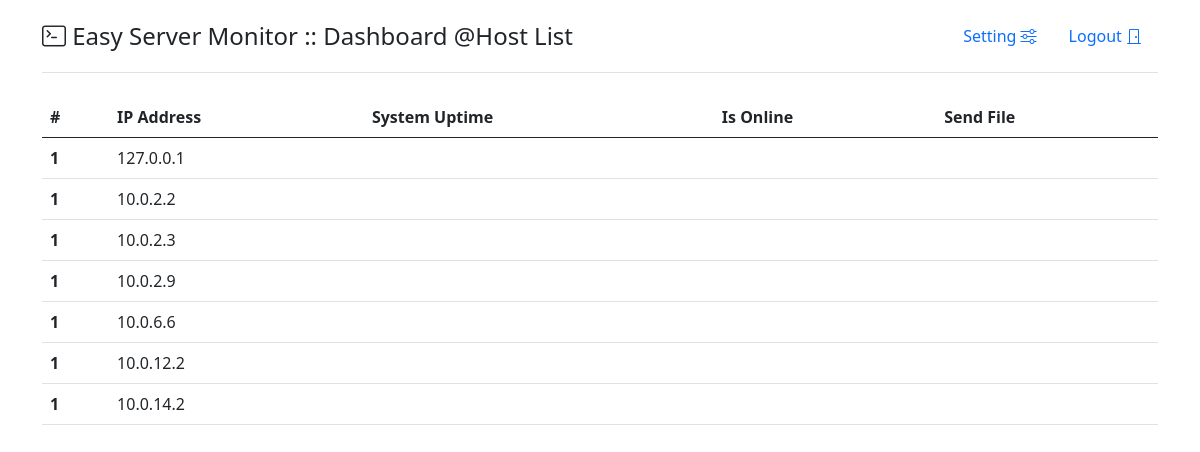
/host_list/ (signed in), run on an earlier commit of the app's database.
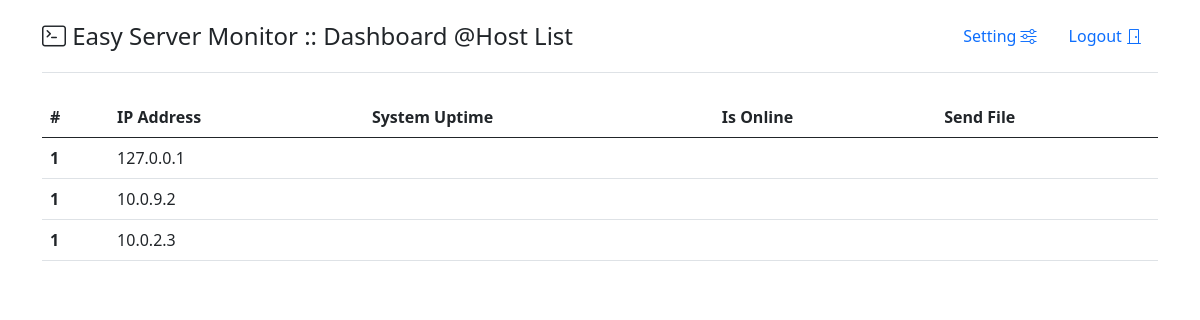
And on a later commit of the database.
### ESM_Server/models.py (models this page shows, shortened)
class ESM(models.Model):
    ip_address = models.CharField(verbose_name='IP地址', max_length=24, unique=True, null=False)
    client_port = models.IntegerField(verbose_name='端口', default=5000, null=False)
    client_password = models.CharField(verbose_name='密码', max_length=1024, null=True, default='None')
    pin_to_index = models.BooleanField(verbose_name='固定到主页', default=False)

### ESM_Server/views.py (the view)
# urls.py: path('host_list/', login_required(host_list), name='host_list'),
@login_required
def host_list(request):
    all_host = ESM.objects.all()
    context = {
        'all_host': all_host,
    }
    return render(request=request, template_name='host_list.html', context=context)

### ESM_Server/templates/host_list.html (shortened to what this page needs)
<!DOCTYPE html>
<html lang="zh">
<head>
    <link href="https://cdn.jsdelivr.net/npm/bootstrap@5.1.0/dist/css/bootstrap.min.css" rel="stylesheet">
    <link rel="stylesheet" href="https://cdn.jsdelivr.net/npm/bootstrap-icons@1.5.0/font/bootstrap-icons.css">
</head>
<body>
    <div class="container">
        <header class="d-flex flex-wrap justify-content-center py-3 mb-4 border-bottom">
            <a href="{% url 'index' %}" class="d-flex align-items-center mb-3 mb-md-0 me-md-auto text-dark text-decoration-none">
                <span class="fs-4"><i class="bi bi-terminal"></i> Easy Server Monitor :: Dashboard @Host List</span>
            </a>
            <ul class="nav nav-pills">
                {% if request.user.is_authenticated %}
                    <li class="nav-item"><a href="/admin/ESM_Server/esm/" class="nav-link">Setting <i class="bi bi-sliders"></i></a></li>
                    <li class="nav-item"><a href="{% url 'logout' %}" class="nav-link">Logout <i class="bi bi-door-closed"></i></a></li>
                {% else %}
                    <li class="nav-item"><a href="{% url 'login' %}" class="nav-link link-danger">Login <i class="bi bi-door-open"></i></a></li>
                {% endif %}
            </ul>
        </header>
    </div>
    <div class="container">
        <table class="table">
            <thead>
                <tr>
                    <th scope="col">#</th>
                    <th scope="col">IP Address</th>
                    <th scope="col">System Uptime</th>
                    <th scope="col">Is Online</th>
                    <th scope="col">Send File</th>
                </tr>
            </thead>
            <tbody>
                {% for i in all_host %}
                    <tr>
                        <th scope="row">1</th>
                        <td>{{ i.ip_address }}</td>
                        <td></td>
                        <td></td>
                        <td></td>
                    </tr>
                {% endfor %}
            </tbody>
        </table>
    </div>
</body>
</html>

What changed in the data, as far as the page shows it:
removed ESM: ip_address "10.0.2.9"
removed ESM: ip_address "10.0.6.6"
removed ESM: ip_address "10.0.12.2"
removed ESM: ip_address "10.0.14.2"
changed ESM (number 2 of 3 on the later page): ip_address "10.0.2.2" → "10.0.9.2"
